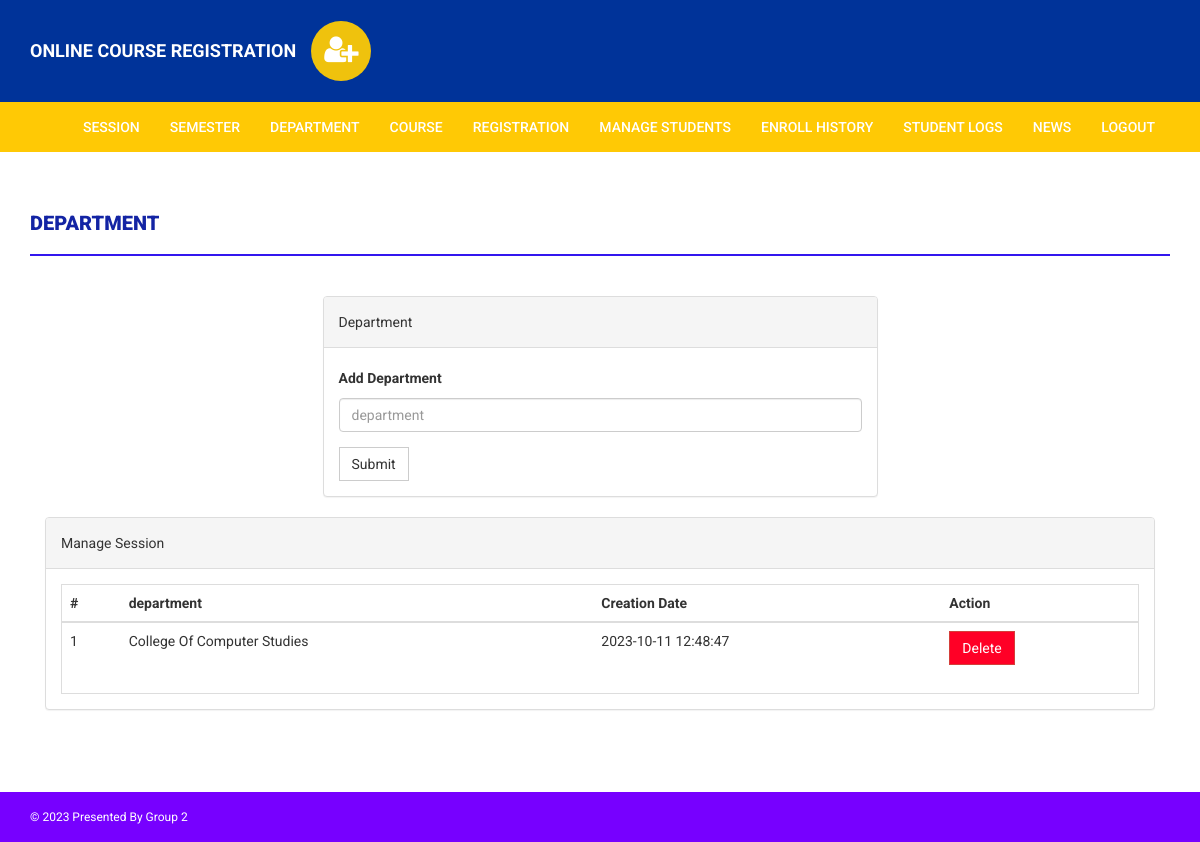
/onlinecourse/admin/department.php (signed in), run on the app's committed database.
### tables this page shows
CREATE TABLE `department` (
  `id` int(11) NOT NULL,
  `department` varchar(255) DEFAULT NULL,
  `creationDate` timestamp NULL DEFAULT current_timestamp()
);

### onlinecourse/admin/department.php (the view, shortened to what this page needs)
<?php
if(strlen($_SESSION['alogin'])==0)
    {
header('location:index.php');
}
else{
?>
<!DOCTYPE html>
<html xmlns="http://www.w3.org/1999/xhtml">
<head>
    <link href="../assets/css/bootstrap.css" rel="stylesheet" />
    <link href="../assets/css/font-awesome.css" rel="stylesheet" />
    <link href="../assets/css/style.css" rel="stylesheet" />
</head>
<body>
<?php include('includes/header.php');?>
<?php if($_SESSION['alogin']!="")
{
include('includes/menubar.php');
}
?>
    <div class="content-wrapper">
        <div class="container">
            <div class="row">
                    <div class="col-md-12">
                        <h1 class="page-head-line">Department  </h1>
                    </div>
                </div>
                <div class="row" >
                <div class="col-md-3"></div>
                    <div class="col-md-6">
                        <div class="panel panel-default">
                        <div class="panel-heading">Department </div>
                        <div class="panel-body">
                    <form name="dept" method="post">
<div class="form-group">
    <label for="department">Add Department  </label>
    <input type="text" class="form-control" id="department" name="department" placeholder="department" required />
</div>
<button type="submit" name="submit" class="btn btn-default">Submit</button>
</form>
                            </div>
                            </div>
                    </div>
                </div>
                <div class="col-md-12">
                    <div class="panel panel-default">
                        <div class="panel-heading">
                            Manage Session
                        </div>
                        <div class="panel-body">
                            <div class="table-responsive table-bordered">
                                <table class="table">
                                    <thead>
                                        <tr>
                                            <th>#</th>
                                            <th>department</th>
                                            <th>Creation Date</th>
                                            <th>Action</th>
                                        </tr>
                                    </thead>
                                    <tbody>
<?php
$sql=mysqli_query($con,"select * from department");
$cnt=1;
while($row=mysqli_fetch_array($sql))
{
?>
                                        <tr>
                                            <td><?php echo $cnt;?></td>
                                            <td><?php echo htmlentities($row['department']);?></td>
                                            <td><?php echo htmlentities($row['creationDate']);?></td>
                                            <td>
<a href="department.php?id=<?php echo $row['id']?>&del=delete" onClick="return confirm('Are you sure you want to delete?')">
                                            <button class="btn btn-danger">Delete</button>
</a>
                                            </td>
                                        </tr>
<?php
$cnt++;
} ?>
                                    </tbody>
                                </table>
                            </div>
                        </div>
                    </div>
                </div>
            </div>
        </div>
<?php include('includes/footer.php');?>
</body>
</html>
<?php } ?>

### onlinecourse/assets/css/style.css (style rules this page uses)
body { font-family: "Roboto", sans-serif; line-height: 30px; }
.content-wrapper { margin-top: 40px; min-height: 600px; padding-bottom: 60px; }
.page-head-line { font-weight: 900; padding-bottom: 20px; border-bottom: 2px solid #3216ee; text-transform: uppercase; color: #1324a4; font-size: 20px; margin-bottom: 40px; }
.btn { border-radius: 0px; -webkit-border-radius: 0px; -moz-border-radius: 0px; }
.btn-danger { background-color: #ff0026 !important; border-style: solid; }

### data on the page
department: department "College Of Computer Studies", creationDate "2023-10-11 12:48:47"
